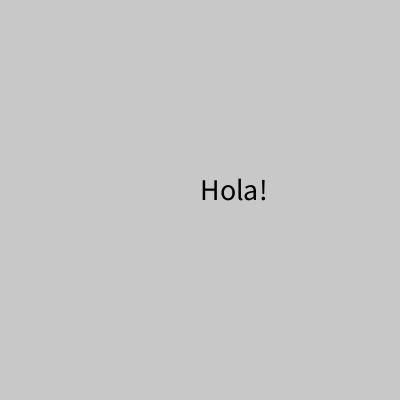
Frame 1 (no input)
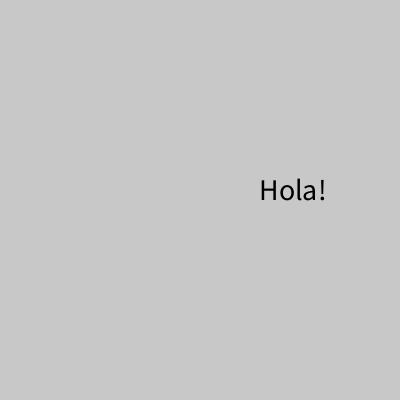
Frame 60 (the mouse pressed at the canvas centre just before this capture)
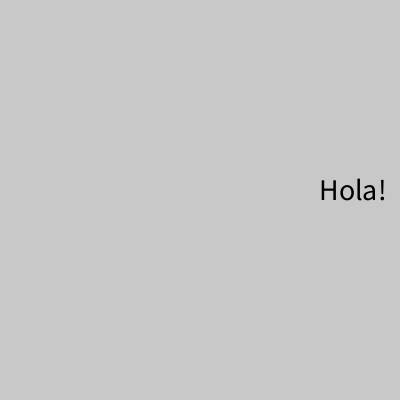
Frame 120 (the mouse held since frame 60 and released just before this capture)

The Processing sketch that drew these frames (run headless with seeded random() and noise(); from frame 60 on, the mouse is pressed at the canvas centre):

// Processing sketch: if_rebote_TEXTO
// ── if_rebote_TEXTO.pde
int posX = 200;
int dir = 1;

void setup() {
  size(400, 400);
  textSize(30);
}

void draw() {
  background(200);
  fill(0);
  text("Hola!", posX, 200);
  posX = posX + dir;

  if (posX > 340) {
    dir = -1;
  }

  if (posX < 0) {
    dir = 1;
  }
}

void mouseClicked() {
}

void keyPressed() {
}
